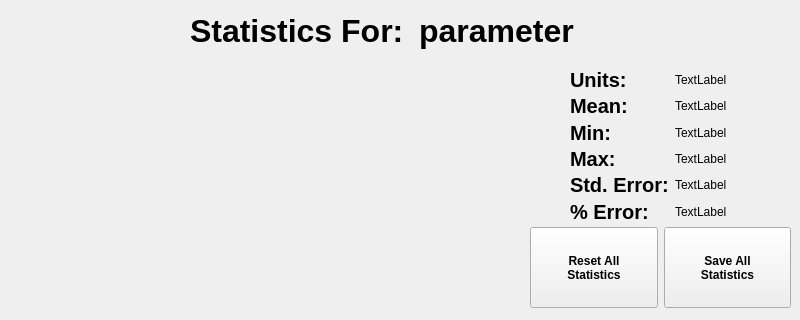
      <widget class="QWidget" name="statspage">
       <widget class="PlotWidget" name="plot_stats" native="true">
        <property name="geometry">
         <rect>
          <x>20</x>
          <y>70</y>
          <width>511</width>
          <height>241</height>
         </rect>
        </property>
       </widget>
       <widget class="QWidget" name="layoutWidget">
        <property name="geometry">
         <rect>
          <x>570</x>
          <y>70</y>
          <width>181</width>
          <height>152</height>
         </rect>
        </property>
        <layout class="QFormLayout" name="stats_display">
         <item row="1" column="0">
          <widget class="QLabel" name="label_mean">
           <property name="font">
            <font>
             <pointsize>15</pointsize>
             <weight>75</weight>
             <bold>true</bold>
            </font>
           </property>
           <property name="text">
            <string>Mean:</string>
           </property>
          </widget>
         </item>
         <item row="2" column="0">
          <widget class="QLabel" name="label_min">
           <property name="font">
            <font>
             <pointsize>15</pointsize>
             <weight>75</weight>
             <bold>true</bold>
            </font>
           </property>
           <property name="text">
            <string>Min:</string>
           </property>
          </widget>
         </item>
         <item row="3" column="0">
          <widget class="QLabel" name="label_max">
           <property name="font">
            <font>
             <pointsize>15</pointsize>
             <weight>75</weight>
             <bold>true</bold>
            </font>
           </property>
           <property name="text">
            <string>Max:</string>
           </property>
          </widget>
         </item>
         <item row="4" column="0">
          <widget class="QLabel" name="label_stderror">
           <property name="font">
            <font>
             <pointsize>15</pointsize>
             <weight>75</weight>
             <bold>true</bold>
            </font>
           </property>
           <property name="text">
            <string>Std. Error:</string>
           </property>
          </widget>
         </item>
         <item row="5" column="0">
          <widget class="QLabel" name="label_pcterror">
           <property name="font">
            <font>
             <pointsize>15</pointsize>
             <weight>75</weight>
             <bold>true</bold>
            </font>
           </property>
           <property name="text">
            <string>% Error:</string>
           </property>
          </widget>
         </item>
         <item row="2" column="1">
          <widget class="QLabel" name="num_min">
           <property name="text">
            <string>TextLabel</string>
           </property>
          </widget>
         </item>
         <item row="3" column="1">
          <widget class="QLabel" name="num_max">
           <property name="text">
            <string>TextLabel</string>
           </property>
          </widget>
         </item>
         <item row="4" column="1">
          <widget class="QLabel" name="num_stderror">
           <property name="text">
            <string>TextLabel</string>
           </property>
          </widget>
         </item>
         <item row="5" column="1">
          <widget class="QLabel" name="num_pcterror">
           <property name="text">
            <string>TextLabel</string>
           </property>
          </widget>
         </item>
         <item row="1" column="1">
          <widget class="QLabel" name="num_mean">
           <property name="text">
            <string>TextLabel</string>
           </property>
          </widget>
         </item>
         <item row="0" column="0">
          <widget class="QLabel" name="label_units">
           <property name="font">
            <font>
             <pointsize>15</pointsize>
             <weight>75</weight>
             <bold>true</bold>
            </font>
           </property>
           <property name="text">
            <string>Units:</string>
           </property>
          </widget>
         </item>
         <item row="0" column="1">
          <widget class="QLabel" name="num_units">
           <property name="text">
            <string>TextLabel</string>
           </property>
          </widget>
         </item>
        </layout>
       </widget>
       <widget class="QWidget" name="layoutWidget">
        <property name="geometry">
         <rect>
          <x>190</x>
          <y>0</y>
          <width>401</width>
          <height>61</height>
         </rect>
        </property>
        <layout class="QHBoxLayout" name="stats_title">
         <item>
          <widget class="QLabel" name="label_parameter">
           <property name="font">
            <font>
             <pointsize>24</pointsize>
             <weight>75</weight>
             <bold>true</bold>
            </font>
           </property>
           <property name="text">
            <string>Statistics For: </string>
           </property>
          </widget>
         </item>
         <item>
          <widget class="QLabel" name="name_parameter">
           <property name="font">
            <font>
             <pointsize>24</pointsize>
             <weight>75</weight>
             <bold>true</bold>
            </font>
           </property>
           <property name="text">
            <string>parameter</string>
           </property>
          </widget>
         </item>
        </layout>
       </widget>
       <widget class="QWidget" name="layoutWidget">
        <property name="geometry">
         <rect>
          <x>530</x>
          <y>227</y>
          <width>261</width>
          <height>81</height>
         </rect>
        </property>
        <layout class="QHBoxLayout" name="stats_control">
         <item>
          <widget class="QPushButton" name="button_savestats">
           <property name="sizePolicy">
            <sizepolicy hsizetype="Minimum" vsizetype="Expanding">
             <horstretch>0</horstretch>
             <verstretch>0</verstretch>
            </sizepolicy>
           </property>
           <property name="font">
            <font>
             <weight>75</weight>
             <bold>true</bold>
            </font>
           </property>
           <property name="text">
            <string>Reset All
Statistics</string>
           </property>
          </widget>
         </item>
         <item>
          <widget class="QPushButton" name="button_resetstats">
           <property name="sizePolicy">
            <sizepolicy hsizetype="Minimum" vsizetype="Expanding">
             <horstretch>0</horstretch>
             <verstretch>0</verstretch>
            </sizepolicy>
           </property>
           <property name="font">
            <font>
             <weight>75</weight>
             <bold>true</bold>
            </font>
           </property>
           <property name="text">
            <string>Save All
Statistics</string>
           </property>
          </widget>
         </item>
        </layout>
       </widget>
      </widget>
